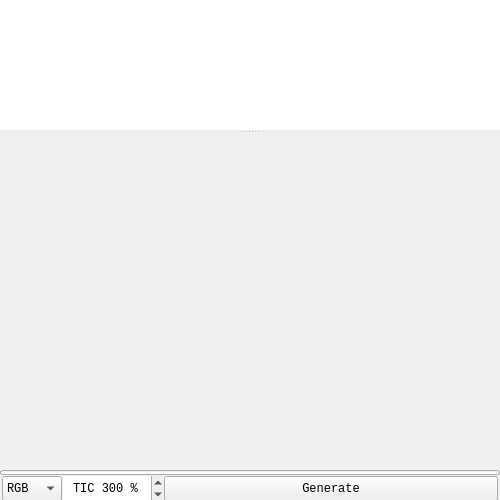
<?xml version="1.0" encoding="UTF-8"?>
<ui version="4.0">
 <class>samples_widget</class>
 <widget class="QWidget" name="samples_widget">
  <property name="geometry">
   <rect>
    <x>0</x>
    <y>0</y>
    <width>500</width>
    <height>500</height>
   </rect>
  </property>
  <property name="font">
   <font>
    <family>Liberation Mono</family>
   </font>
  </property>
  <layout class="QVBoxLayout" name="samples_widget_layout">
   <property name="spacing">
    <number>0</number>
   </property>
   <property name="leftMargin">
    <number>0</number>
   </property>
   <property name="topMargin">
    <number>0</number>
   </property>
   <property name="rightMargin">
    <number>0</number>
   </property>
   <property name="bottomMargin">
    <number>0</number>
   </property>
   <item>
    <widget class="QWidget" name="display_body" native="true">
     <property name="sizePolicy">
      <sizepolicy hsizetype="Ignored" vsizetype="Ignored">
       <horstretch>0</horstretch>
       <verstretch>0</verstretch>
      </sizepolicy>
     </property>
     <layout class="QGridLayout" name="display_body_layout">
      <property name="sizeConstraint">
       <enum>QLayout::SetDefaultConstraint</enum>
      </property>
      <property name="leftMargin">
       <number>0</number>
      </property>
      <property name="topMargin">
       <number>0</number>
      </property>
      <property name="rightMargin">
       <number>0</number>
      </property>
      <property name="bottomMargin">
       <number>0</number>
      </property>
      <property name="spacing">
       <number>0</number>
      </property>
      <item row="0" column="0">
       <widget class="QSplitter" name="split_sample">
        <property name="sizePolicy">
         <sizepolicy hsizetype="Ignored" vsizetype="Ignored">
          <horstretch>0</horstretch>
          <verstretch>0</verstretch>
         </sizepolicy>
        </property>
        <property name="lineWidth">
         <number>0</number>
        </property>
        <property name="orientation">
         <enum>Qt::Vertical</enum>
        </property>
        <widget class="QListWidget" name="sample_list">
         <property name="sizePolicy">
          <sizepolicy hsizetype="Ignored" vsizetype="Preferred">
           <horstretch>0</horstretch>
           <verstretch>0</verstretch>
          </sizepolicy>
         </property>
         <property name="minimumSize">
          <size>
           <width>0</width>
           <height>130</height>
          </size>
         </property>
         <property name="maximumSize">
          <size>
           <width>16777215</width>
           <height>130</height>
          </size>
         </property>
         <property name="focusPolicy">
          <enum>Qt::NoFocus</enum>
         </property>
         <property name="frameShape">
          <enum>QFrame::NoFrame</enum>
         </property>
         <property name="frameShadow">
          <enum>QFrame::Plain</enum>
         </property>
         <property name="lineWidth">
          <number>0</number>
         </property>
         <property name="verticalScrollBarPolicy">
          <enum>Qt::ScrollBarAlwaysOff</enum>
         </property>
         <property name="horizontalScrollBarPolicy">
          <enum>Qt::ScrollBarAsNeeded</enum>
         </property>
         <property name="sizeAdjustPolicy">
          <enum>QAbstractScrollArea::AdjustToContents</enum>
         </property>
         <property name="editTriggers">
          <set>QAbstractItemView::AllEditTriggers</set>
         </property>
         <property name="dragEnabled">
          <bool>true</bool>
         </property>
         <property name="dragDropOverwriteMode">
          <bool>true</bool>
         </property>
         <property name="defaultDropAction">
          <enum>Qt::CopyAction</enum>
         </property>
         <property name="alternatingRowColors">
          <bool>true</bool>
         </property>
         <property name="iconSize">
          <size>
           <width>100</width>
           <height>100</height>
          </size>
         </property>
         <property name="movement">
          <enum>QListView::Static</enum>
         </property>
         <property name="flow">
          <enum>QListView::LeftToRight</enum>
         </property>
         <property name="resizeMode">
          <enum>QListView::Fixed</enum>
         </property>
         <property name="spacing">
          <number>2</number>
         </property>
         <property name="viewMode">
          <enum>QListView::ListMode</enum>
         </property>
         <property name="itemAlignment">
          <set>Qt::AlignLeading|Qt::AlignLeft|Qt::AlignVCenter</set>
         </property>
        </widget>
        <widget class="QWidget" name="sample_display" native="true">
         <property name="sizePolicy">
          <sizepolicy hsizetype="Ignored" vsizetype="Ignored">
           <horstretch>0</horstretch>
           <verstretch>0</verstretch>
          </sizepolicy>
         </property>
        </widget>
       </widget>
      </item>
      <item row="1" column="0">
       <widget class="QProgressBar" name="progress_bar">
        <property name="minimumSize">
         <size>
          <width>0</width>
          <height>5</height>
         </size>
        </property>
        <property name="maximumSize">
         <size>
          <width>16777215</width>
          <height>5</height>
         </size>
        </property>
        <property name="value">
         <number>0</number>
        </property>
        <property name="alignment">
         <set>Qt::AlignCenter</set>
        </property>
        <property name="textVisible">
         <bool>false</bool>
        </property>
       </widget>
      </item>
     </layout>
    </widget>
   </item>
   <item>
    <widget class="QWidget" name="footer" native="true">
     <property name="sizePolicy">
      <sizepolicy hsizetype="Expanding" vsizetype="Fixed">
       <horstretch>0</horstretch>
       <verstretch>0</verstretch>
      </sizepolicy>
     </property>
     <layout class="QVBoxLayout" name="footer_layout">
      <property name="spacing">
       <number>0</number>
      </property>
      <property name="leftMargin">
       <number>0</number>
      </property>
      <property name="topMargin">
       <number>0</number>
      </property>
      <property name="rightMargin">
       <number>0</number>
      </property>
      <property name="bottomMargin">
       <number>0</number>
      </property>
      <item>
       <widget class="QWidget" name="footer_widget" native="true">
        <property name="sizePolicy">
         <sizepolicy hsizetype="Preferred" vsizetype="Fixed">
          <horstretch>0</horstretch>
          <verstretch>0</verstretch>
         </sizepolicy>
        </property>
        <property name="minimumSize">
         <size>
          <width>0</width>
          <height>25</height>
         </size>
        </property>
        <property name="maximumSize">
         <size>
          <width>16777215</width>
          <height>25</height>
         </size>
        </property>
        <layout class="QHBoxLayout" name="footer_widget_layout">
         <property name="spacing">
          <number>1</number>
         </property>
         <property name="leftMargin">
          <number>2</number>
         </property>
         <property name="topMargin">
          <number>1</number>
         </property>
         <property name="rightMargin">
          <number>2</number>
         </property>
         <property name="bottomMargin">
          <number>1</number>
         </property>
         <item>
          <widget class="QComboBox" name="sample_mode">
           <property name="sizePolicy">
            <sizepolicy hsizetype="Ignored" vsizetype="Fixed">
             <horstretch>0</horstretch>
             <verstretch>0</verstretch>
            </sizepolicy>
           </property>
           <property name="minimumSize">
            <size>
             <width>0</width>
             <height>25</height>
            </size>
           </property>
           <property name="maximumSize">
            <size>
             <width>60</width>
             <height>25</height>
            </size>
           </property>
           <property name="focusPolicy">
            <enum>Qt::NoFocus</enum>
           </property>
           <property name="currentIndex">
            <number>1</number>
           </property>
           <item>
            <property name="text">
             <string>A</string>
            </property>
           </item>
           <item>
            <property name="text">
             <string>RGB</string>
            </property>
           </item>
           <item>
            <property name="text">
             <string>CMY</string>
            </property>
           </item>
           <item>
            <property name="text">
             <string>CMYK</string>
            </property>
           </item>
           <item>
            <property name="text">
             <string>RYB</string>
            </property>
           </item>
           <item>
            <property name="text">
             <string>YUV</string>
            </property>
           </item>
           <item>
            <property name="text">
             <string>HSV</string>
            </property>
           </item>
           <item>
            <property name="text">
             <string>HSL</string>
            </property>
           </item>
           <item>
            <property name="text">
             <string>HCY</string>
            </property>
           </item>
           <item>
            <property name="text">
             <string>ARD</string>
            </property>
           </item>
           <item>
            <property name="text">
             <string>XYZ</string>
            </property>
           </item>
           <item>
            <property name="text">
             <string>XYY</string>
            </property>
           </item>
           <item>
            <property name="text">
             <string>LAB</string>
            </property>
           </item>
           <item>
            <property name="text">
             <string>LCH</string>
            </property>
           </item>
          </widget>
         </item>
         <item>
          <widget class="QSpinBox" name="sample_value">
           <property name="sizePolicy">
            <sizepolicy hsizetype="Ignored" vsizetype="Fixed">
             <horstretch>0</horstretch>
             <verstretch>20</verstretch>
            </sizepolicy>
           </property>
           <property name="minimumSize">
            <size>
             <width>0</width>
             <height>25</height>
            </size>
           </property>
           <property name="maximumSize">
            <size>
             <width>100</width>
             <height>25</height>
            </size>
           </property>
           <property name="focusPolicy">
            <enum>Qt::ClickFocus</enum>
           </property>
           <property name="frame">
            <bool>false</bool>
           </property>
           <property name="alignment">
            <set>Qt::AlignCenter</set>
           </property>
           <property name="suffix">
            <string> %</string>
           </property>
           <property name="prefix">
            <string>TIC </string>
           </property>
           <property name="maximum">
            <number>400</number>
           </property>
           <property name="value">
            <number>300</number>
           </property>
          </widget>
         </item>
         <item>
          <widget class="QPushButton" name="sample_generate">
           <property name="sizePolicy">
            <sizepolicy hsizetype="Ignored" vsizetype="Fixed">
             <horstretch>0</horstretch>
             <verstretch>0</verstretch>
            </sizepolicy>
           </property>
           <property name="minimumSize">
            <size>
             <width>0</width>
             <height>25</height>
            </size>
           </property>
           <property name="maximumSize">
            <size>
             <width>16777215</width>
             <height>25</height>
            </size>
           </property>
           <property name="focusPolicy">
            <enum>Qt::NoFocus</enum>
           </property>
           <property name="text">
            <string>Generate</string>
           </property>
          </widget>
         </item>
        </layout>
       </widget>
      </item>
     </layout>
    </widget>
   </item>
  </layout>
 </widget>
 <resources/>
 <connections/>
</ui>
